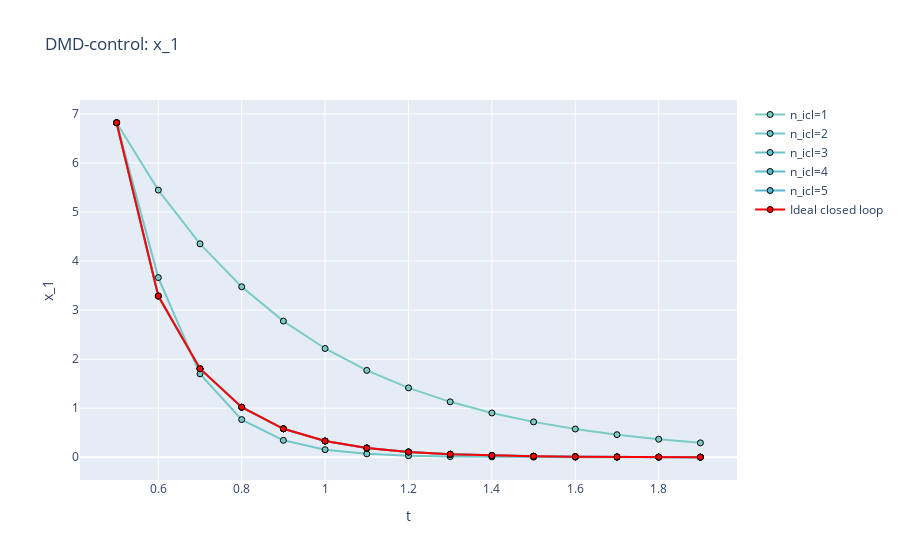
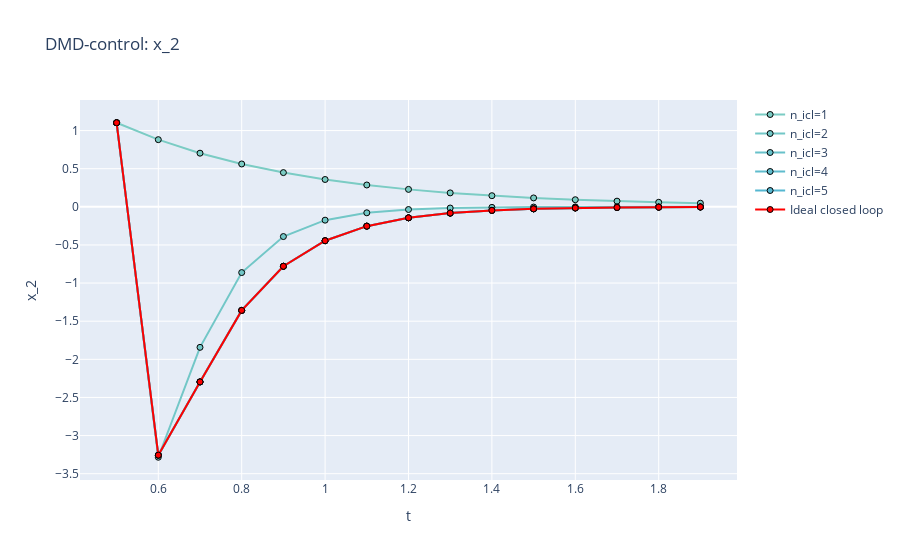
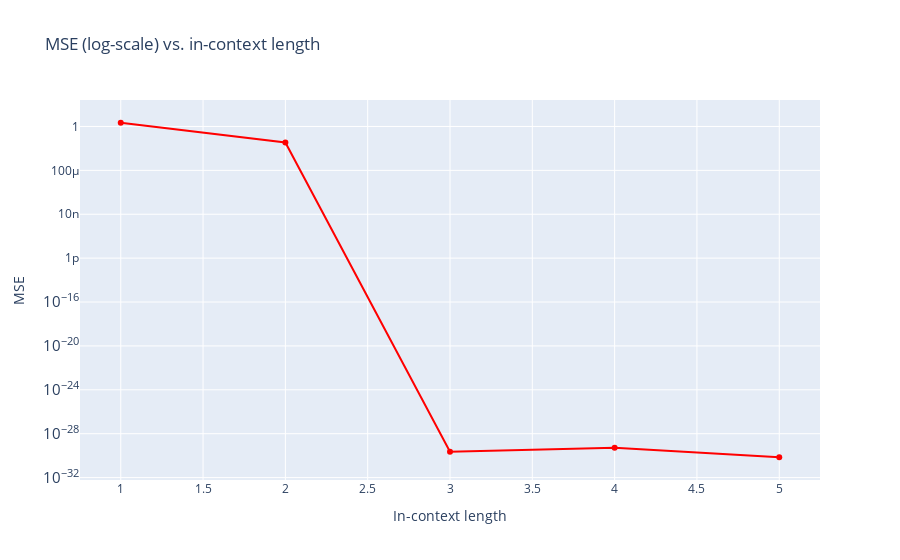

Here is the notebook cell these charts were saved with, in order:
### Code cell
T = len(t)
points = np.linspace(0.5, 1.0, T)
color_list = px.colors.sample_colorscale(px.colors.sequential.GnBu, points)
M_icl = T//2 # set max number in-context length to be half of the total time points
M_icl = 5  # Use this to test fixed number of in-context length
m_p = T - M_icl # the size of prediction window

fig1 = go.Figure()
fig2 = go.Figure()
fig3 = go.Figure()
 
def compute_dmd_control(X, X_prime, Gamma):
# def compute_dmd_control(X, X_prime):
    """Computed the approximate system matrices A and B using DMD-control.

    Args:
        X (np.ndarray): The data matrix X consisting of state observations.
        X_prime (np.ndarray): The data matrix X' consisting of state observations.
                             advanced in time by one time step.
        Gamma (np.ndarray): The control input snapshots consisting of u values
                            corresponding to the state observations in X.
    Returns:
        A_approx (np.ndarray): The A matrix of the approximate system Ax + Bu.
        B_approx (np.ndarray): The B matrix of the approximate system Ax + Bu.
    """
    # get system dimension n from X
    n = X.shape[0]
    U, S, Vh = np.linalg.svd(X, full_matrices=False)
    S_inv = np.diag(1/S)
    Omega = np.vstack((X, Gamma))
    U_tilde, S_tilde, Vh_tilde = np.linalg.svd(Omega,
                                               full_matrices=False)
    S_tilde_inv = np.diag(1/S_tilde)
    U_1_tilde = U_tilde.T[:, :n].T
    U_2_tilde = U_tilde.T[:, n:].T
    # assert that U_1_tilde and U_2_tilde are correctly partitioned
    assert np.allclose(np.hstack((U_1_tilde.T, U_2_tilde.T)).T, U_tilde)
    A_approx = X_prime @ Vh_tilde.T @ S_tilde_inv @ U_1_tilde.T
    B_approx = X_prime @ Vh_tilde.T @ S_tilde_inv @ U_2_tilde.T
    A_approx_cl = (X_prime)@Vh.T@S_inv@U.T
    return A_approx, B_approx, A_approx_cl

mse_list = []
LQR_Q = np.eye(2)
LQR_R = np.eye(1)
for i in range(M_icl):
    # context data X and X' and Gamma 
    # for (i+1)-examples in the past
    X = y_gt_ol[:, M_icl-i-1:M_icl]
    X_prime = y_gt_ol[:, M_icl-i:M_icl+1]
    Gamma = U_values[:, M_icl-i-1:M_icl]
    A_approx, B_approx, A_approx_cl = compute_dmd_control(X, X_prime, Gamma)
    # forward prediction for the next m_p points
    # we set C = identity to observe all states 
    # in the simulation of this approximated system
    ol_sys = ct.ss(A_approx, B_approx, np.eye(2), 0, dt=0.1)
    # start predicting from the last point in the context until the end of the prediction window
    context_timepoints = t[M_icl-i-1:M_icl]
    prediction_timepoints = t[M_icl:M_icl+m_p]
    starting_x = X_prime[:,-1].reshape(-1,1)
    # Design an LQR controller for the open loop
    K, _, cl_eig = ct.lqr(ol_sys, LQR_Q, LQR_R)
    # get the predicted state
    cl_sys = ct.ss(ol_sys.A-ol_sys.B@K, [0,0], np.eye(2), 0, dt=0.1)
    t_sim, y_pred = ct.initial_response(cl_sys, prediction_timepoints, starting_x)
    color = color_list[i]
    fig1, fig2 = plot_sys_response((fig1, fig2), prediction_timepoints,
                                   y_pred, name=f'n_icl={i+1}', color=color)
    # ground truth
    K_ideal = ct.lqr(sys_ol, LQR_Q, LQR_R)[0]
    cl_sys_ideal = ct.ss(sys_ol.A-sys_ol.B@K_ideal, [0,0], np.eye(2), 0, dt=0.1)
    t_sim, y_pred_ideal = ct.initial_response(cl_sys_ideal, t[M_icl:], X_prime[:, -1])
    loss = y_pred - y_pred_ideal
    mse = np.mean(loss**2)
    mse_list.append(mse)

fig1, fig2 = plot_sys_response((fig1, fig2), t[M_icl:], y_pred_ideal,
                               name='Ideal closed loop', color='red')
# plot MSE
# fig3.add_trace(go.Scatter(x=np.arange(1, M_icl+1), y=mse_list, 
#                           mode='lines+markers', name='MSE', line=dict(color='blue', width=2)))
# plot MSE in log scale
fig3.add_trace(go.Scatter(
    x=np.arange(1, M_icl + 1),
    y=mse_list,
    mode='lines+markers',
    name='MSE',
    line=dict(color='red', width=2)
))
fig3.update_yaxes(type="log")
fig3.update_layout(title='MSE (log-scale) vs. in-context length', 
                   xaxis_title='In-context length', yaxis_title='MSE')

fig1.update_layout(title='DMD-control: x_1', xaxis_title='t', yaxis_title='x_1')
fig2.update_layout(title='DMD-control: x_2', xaxis_title='t', yaxis_title='x_2')
fig1.show()
fig2.show()
fig3.show()

### Figure 1 — Plotly figure (JSON) as saved in the notebook; plotly's stock layout.template omitted (floating-point values rounded to 4 significant figures)
{"data": [{"line": {"color": "rgb(123, 204, 196)", "width": 2}, "marker": {"color": "rgb(123, 204, 196)", "line": {"color": "black", "width": 1}, "size": 6}, "mode": "lines+markers", "name": "n_icl=1", "type": "scatter", "x": [0.5, 0.6, 0.7, 0.8, 0.9, 1.0, 1.1, 1.2, 1.3, 1.4, 1.5, 1.6, 1.7, 1.8, 1.9], "y": [6.819, 5.447, 4.351, 3.475, 2.776, 2.217, 1.771, 1.415, 1.13, 0.9026, 0.7209, 0.5758, 0.46, 0.3674, 0.2935]}, {"line": {"color": "rgb(114, 199, 199)", "width": 2}, "marker": {"color": "rgb(114, 199, 199)", "line": {"color": "black", "width": 1}, "size": 6}, "mode": "lines+markers", "name": "n_icl=2", "type": "scatter", "x": [0.5, 0.6, 0.7, 0.8, 0.9, 1.0, 1.1, 1.2, 1.3, 1.4, 1.5, 1.6, 1.7, 1.8, 1.9], "y": [6.819, 3.663, 1.701, 0.7679, 0.3446, 0.1545, 0.06922, 0.03101, 0.0139, 0.006226, 0.00279, 0.00125, 0.00056, 0.0002509, 0.0001124]}, {"line": {"color": "rgb(104, 193, 202)", "width": 2}, "marker": {"color": "rgb(104, 193, 202)", "line": {"color": "black", "width": 1}, "size": 6}, "mode": "lines+markers", "name": "n_icl=3", "type": "scatter", "x": [0.5, 0.6, 0.7, 0.8, 0.9, 1.0, 1.1, 1.2, 1.3, 1.4, 1.5, 1.6, 1.7, 1.8, 1.9], "y": [6.819, 3.287, 1.805, 1.021, 0.5806, 0.3307, 0.1884, 0.1073, 0.06116, 0.03485, 0.01985, 0.01131, 0.006445, 0.003672, 0.002092]}, {"line": {"color": "rgb(95, 188, 205)", "width": 2}, "marker": {"color": "rgb(95, 188, 205)", "line": {"color": "black", "width": 1}, "size": 6}, "mode": "lines+markers", "name": "n_icl=4", "type": "scatter", "x": [0.5, 0.6, 0.7, 0.8, 0.9, 1.0, 1.1, 1.2, 1.3, 1.4, 1.5, 1.6, 1.7, 1.8, 1.9], "y": [6.819, 3.287, 1.805, 1.021, 0.5806, 0.3307, 0.1884, 0.1073, 0.06116, 0.03485, 0.01985, 0.01131, 0.006445, 0.003672, 0.002092]}, {"line": {"color": "rgb(85, 183, 209)", "width": 2}, "marker": {"color": "rgb(85, 183, 209)", "line": {"color": "black", "width": 1}, "size": 6}, "mode": "lines+markers", "name": "n_icl=5", "type": "scatter", "x": [0.5, 0.6, 0.7, 0.8, 0.9, 1.0, 1.1, 1.2, 1.3, 1.4, 1.5, 1.6, 1.7, 1.8, 1.9], "y": [6.819, 3.287, 1.805, 1.021, 0.5806, 0.3307, 0.1884, 0.1073, 0.06116, 0.03485, 0.01985, 0.01131, 0.006445, 0.003672, 0.002092]}, {"line": {"color": "red", "width": 2}, "marker": {"color": "red", "line": {"color": "black", "width": 1}, "size": 6}, "mode": "lines+markers", "name": "Ideal closed loop", "type": "scatter", "x": [0.5, 0.6, 0.7, 0.8, 0.9, 1.0, 1.1, 1.2, 1.3, 1.4, 1.5, 1.6, 1.7, 1.8, 1.9], "y": [6.819, 3.287, 1.805, 1.021, 0.5806, 0.3307, 0.1884, 0.1073, 0.06116, 0.03485, 0.01985, 0.01131, 0.006445, 0.003672, 0.002092]}], "layout": {"title": {"text": "DMD-control: x_1"}, "xaxis": {"title": {"text": "t"}}, "yaxis": {"title": {"text": "x_1"}}}}

### Figure 2 — Plotly figure (JSON) as saved in the notebook; plotly's stock layout.template omitted (floating-point values rounded to 4 significant figures)
{"data": [{"line": {"color": "rgb(123, 204, 196)", "width": 2}, "marker": {"color": "rgb(123, 204, 196)", "line": {"color": "black", "width": 1}, "size": 6}, "mode": "lines+markers", "name": "n_icl=1", "type": "scatter", "x": [0.5, 0.6, 0.7, 0.8, 0.9, 1.0, 1.1, 1.2, 1.3, 1.4, 1.5, 1.6, 1.7, 1.8, 1.9], "y": [1.103, 0.8806, 0.7034, 0.5619, 0.4488, 0.3585, 0.2863, 0.2287, 0.1827, 0.1459, 0.1166, 0.0931, 0.07437, 0.0594, 0.04745]}, {"line": {"color": "rgb(114, 199, 199)", "width": 2}, "marker": {"color": "rgb(114, 199, 199)", "line": {"color": "black", "width": 1}, "size": 6}, "mode": "lines+markers", "name": "n_icl=2", "type": "scatter", "x": [0.5, 0.6, 0.7, 0.8, 0.9, 1.0, 1.1, 1.2, 1.3, 1.4, 1.5, 1.6, 1.7, 1.8, 1.9], "y": [1.103, -3.284, -1.843, -0.8622, -0.3899, -0.1751, -0.07847, -0.03516, -0.01576, -0.007059, -0.003163, -0.001417, -0.000635, -0.0002845, -0.0001275]}, {"line": {"color": "rgb(104, 193, 202)", "width": 2}, "marker": {"color": "rgb(104, 193, 202)", "line": {"color": "black", "width": 1}, "size": 6}, "mode": "lines+markers", "name": "n_icl=3", "type": "scatter", "x": [0.5, 0.6, 0.7, 0.8, 0.9, 1.0, 1.1, 1.2, 1.3, 1.4, 1.5, 1.6, 1.7, 1.8, 1.9], "y": [1.103, -3.257, -2.296, -1.358, -0.7796, -0.4448, -0.2535, -0.1444, -0.0823, -0.04689, -0.02672, -0.01522, -0.008672, -0.004941, -0.002815]}, {"line": {"color": "rgb(95, 188, 205)", "width": 2}, "marker": {"color": "rgb(95, 188, 205)", "line": {"color": "black", "width": 1}, "size": 6}, "mode": "lines+markers", "name": "n_icl=4", "type": "scatter", "x": [0.5, 0.6, 0.7, 0.8, 0.9, 1.0, 1.1, 1.2, 1.3, 1.4, 1.5, 1.6, 1.7, 1.8, 1.9], "y": [1.103, -3.257, -2.296, -1.358, -0.7796, -0.4448, -0.2535, -0.1444, -0.0823, -0.04689, -0.02672, -0.01522, -0.008672, -0.004941, -0.002815]}, {"line": {"color": "rgb(85, 183, 209)", "width": 2}, "marker": {"color": "rgb(85, 183, 209)", "line": {"color": "black", "width": 1}, "size": 6}, "mode": "lines+markers", "name": "n_icl=5", "type": "scatter", "x": [0.5, 0.6, 0.7, 0.8, 0.9, 1.0, 1.1, 1.2, 1.3, 1.4, 1.5, 1.6, 1.7, 1.8, 1.9], "y": [1.103, -3.257, -2.296, -1.358, -0.7796, -0.4448, -0.2535, -0.1444, -0.0823, -0.04689, -0.02672, -0.01522, -0.008672, -0.004941, -0.002815]}, {"line": {"color": "red", "width": 2}, "marker": {"color": "red", "line": {"color": "black", "width": 1}, "size": 6}, "mode": "lines+markers", "name": "Ideal closed loop", "type": "scatter", "x": [0.5, 0.6, 0.7, 0.8, 0.9, 1.0, 1.1, 1.2, 1.3, 1.4, 1.5, 1.6, 1.7, 1.8, 1.9], "y": [1.103, -3.257, -2.296, -1.358, -0.7796, -0.4448, -0.2535, -0.1444, -0.0823, -0.04689, -0.02672, -0.01522, -0.008672, -0.004941, -0.002815]}], "layout": {"title": {"text": "DMD-control: x_2"}, "xaxis": {"title": {"text": "t"}}, "yaxis": {"title": {"text": "x_2"}}}}

### Figure 3 — Plotly figure (JSON) as saved in the notebook; plotly's stock layout.template omitted (floating-point values rounded to 4 significant figures)
{"data": [{"line": {"color": "red", "width": 2}, "mode": "lines+markers", "name": "MSE", "type": "scatter", "x": [1, 2, 3, 4, 5], "y": [2.181, 0.03508, 2.237e-30, 5.262e-30, 7.136e-31]}], "layout": {"title": {"text": "MSE (log-scale) vs. in-context length"}, "xaxis": {"title": {"text": "In-context length"}}, "yaxis": {"title": {"text": "MSE"}, "type": "log"}}}
